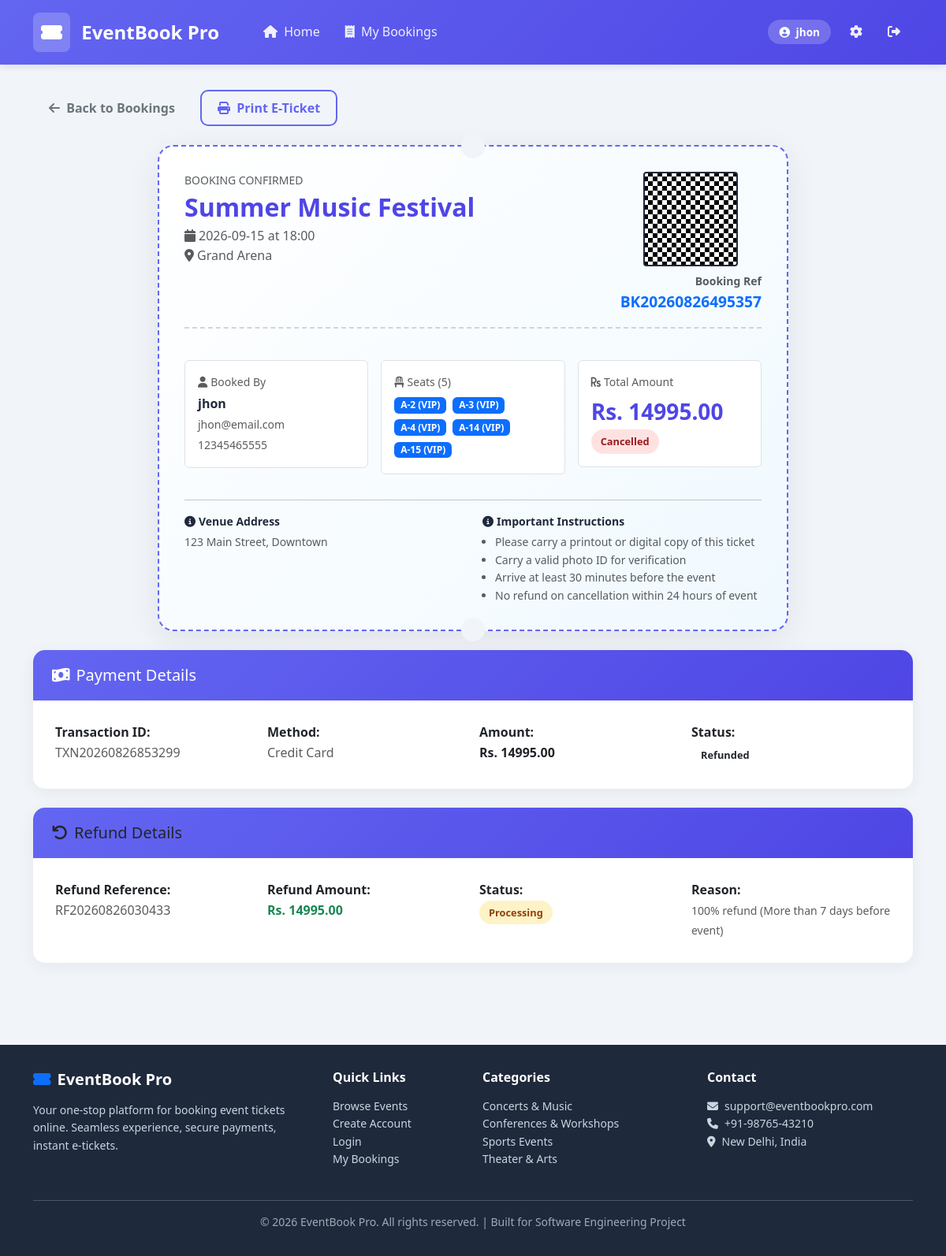
Page /booking/1 (signed in) on the committed database.
### tables this page shows
CREATE TABLE CUSTOMER (
    customer_id INTEGER PRIMARY KEY AUTOINCREMENT,
    full_name TEXT NOT NULL,
    email TEXT NOT NULL UNIQUE,
    phone TEXT,
    password_hash TEXT NOT NULL,
    address TEXT DEFAULT '',
    user_role TEXT NOT NULL DEFAULT 'Customer',
    created_at DATETIME DEFAULT CURRENT_TIMESTAMP,
    CONSTRAINT CHK_USER_ROLE CHECK (user_role IN ('Customer','Admin'))
);

CREATE TABLE EVENT (
    event_id INTEGER PRIMARY KEY AUTOINCREMENT,
    event_name TEXT NOT NULL,
    event_date DATE NOT NULL,
    event_time TIME NOT NULL,
    description TEXT DEFAULT '',
    category TEXT NOT NULL DEFAULT 'Other',
    event_status TEXT NOT NULL DEFAULT 'Draft',
    banner_image TEXT DEFAULT '',
    venue_id INTEGER NOT NULL,
    created_at DATETIME DEFAULT CURRENT_TIMESTAMP,
    CONSTRAINT CHK_EVENT_STATUS CHECK (event_status IN ('Draft','Published','Sold Out','Completed','Cancelled')),
    CONSTRAINT CHK_EVENT_CATEGORY CHECK (category IN ('Concert','Conference','Sports','Theater','Workshop','Other')),
    CONSTRAINT FK_EVENT_VENUE FOREIGN KEY (venue_id) REFERENCES VENUE(venue_id) ON DELETE RESTRICT ON UPDATE CASCADE
);

CREATE TABLE VENUE (
    venue_id INTEGER PRIMARY KEY AUTOINCREMENT,
    venue_name TEXT NOT NULL,
    address TEXT NOT NULL,
    total_capacity INTEGER NOT NULL CHECK (total_capacity > 0),
    amenities TEXT DEFAULT '',
    created_at DATETIME DEFAULT CURRENT_TIMESTAMP,
    CONSTRAINT CHK_VENUE_CAPACITY CHECK (total_capacity > 0)
);

CREATE TABLE BOOKING (
    booking_id INTEGER PRIMARY KEY AUTOINCREMENT,
    booking_ref TEXT NOT NULL UNIQUE,
    customer_id INTEGER NOT NULL,
    event_id INTEGER NOT NULL,
    total_seats INTEGER NOT NULL DEFAULT 0,
    total_amount REAL NOT NULL DEFAULT 0.0,
    booking_status TEXT NOT NULL DEFAULT 'Pending',
    booking_date DATETIME DEFAULT CURRENT_TIMESTAMP,
    temp_hold_expiry DATETIME,
    CONSTRAINT CHK_BOOKING_STATUS CHECK (booking_status IN ('Pending','Confirmed','Cancelled','Failed')),
    CONSTRAINT CHK_TOTAL_AMOUNT CHECK (total_amount >= 0),
    CONSTRAINT FK_BOOKING_CUSTOMER FOREIGN KEY (customer_id) REFERENCES CUSTOMER(customer_id) ON DELETE RESTRICT ON UPDATE CASCADE,
    CONSTRAINT FK_BOOKING_EVENT FOREIGN KEY (event_id) REFERENCES EVENT(event_id) ON DELETE RESTRICT ON UPDATE CASCADE
);

CREATE TABLE BOOKING_SEAT (
    booking_seat_id INTEGER PRIMARY KEY AUTOINCREMENT,
    booking_id INTEGER NOT NULL,
    seat_id INTEGER NOT NULL,
    ticket_type_id INTEGER NOT NULL,
    unit_price REAL NOT NULL DEFAULT 0.0,
    CONSTRAINT FK_BOOKINGSEAT_BOOKING FOREIGN KEY (booking_id) REFERENCES BOOKING(booking_id) ON DELETE CASCADE ON UPDATE CASCADE,
    CONSTRAINT FK_BOOKINGSEAT_SEAT FOREIGN KEY (seat_id) REFERENCES SEAT(seat_id) ON DELETE RESTRICT ON UPDATE CASCADE,
    CONSTRAINT FK_BOOKINGSEAT_TICKETTYPE FOREIGN KEY (ticket_type_id) REFERENCES TICKET_TYPE(ticket_type_id) ON DELETE RESTRICT ON UPDATE CASCADE
);

CREATE TABLE SEAT (
    seat_id INTEGER PRIMARY KEY AUTOINCREMENT,
    seat_row TEXT NOT NULL,
    seat_number TEXT NOT NULL,
    seat_class TEXT NOT NULL DEFAULT 'Standard',
    seat_status TEXT NOT NULL DEFAULT 'Available',
    event_id INTEGER NOT NULL,
    CONSTRAINT CHK_SEAT_STATUS CHECK (seat_status IN ('Available','Held','Booked','Blocked')),
    CONSTRAINT CHK_SEAT_CLASS CHECK (seat_class IN ('VIP','Premium','Standard','Economy')),
    CONSTRAINT UK_SEAT_EVENT_ROW_NUM UNIQUE (event_id, seat_row, seat_number),
    CONSTRAINT FK_SEAT_EVENT FOREIGN KEY (event_id) REFERENCES EVENT(event_id) ON DELETE CASCADE ON UPDATE CASCADE
);

CREATE TABLE PAYMENT (
    payment_id INTEGER PRIMARY KEY AUTOINCREMENT,
    transaction_id TEXT NOT NULL UNIQUE,
    booking_id INTEGER NOT NULL UNIQUE,
    payment_method TEXT NOT NULL,
    amount REAL NOT NULL DEFAULT 0.0,
    payment_status TEXT NOT NULL DEFAULT 'Pending',
    payment_date DATETIME DEFAULT CURRENT_TIMESTAMP,
    gateway_response TEXT DEFAULT '',
    CONSTRAINT CHK_PAYMENT_METHOD CHECK (payment_method IN ('Credit Card','Debit Card','UPI','Net Banking','Wallet')),
    CONSTRAINT CHK_PAYMENT_STATUS CHECK (payment_status IN ('Pending','Success','Failed','Refunded')),
    CONSTRAINT CHK_PAYMENT_AMOUNT CHECK (amount >= 0),
    CONSTRAINT FK_PAYMENT_BOOKING FOREIGN KEY (booking_id) REFERENCES BOOKING(booking_id) ON DELETE CASCADE ON UPDATE CASCADE
);

CREATE TABLE REFUND (
    refund_id INTEGER PRIMARY KEY AUTOINCREMENT,
    refund_ref TEXT NOT NULL UNIQUE,
    booking_id INTEGER NOT NULL UNIQUE,
    refund_amount REAL NOT NULL DEFAULT 0.0,
    refund_status TEXT NOT NULL DEFAULT 'Initiated',
    refund_reason TEXT DEFAULT '',
    requested_at DATETIME DEFAULT CURRENT_TIMESTAMP,
    processed_at DATETIME,
    CONSTRAINT CHK_REFUND_STATUS CHECK (refund_status IN ('Initiated','Processing','Completed','Failed','Rejected')),
    CONSTRAINT CHK_REFUND_AMOUNT CHECK (refund_amount >= 0),
    CONSTRAINT FK_REFUND_BOOKING FOREIGN KEY (booking_id) REFERENCES BOOKING(booking_id) ON DELETE CASCADE ON UPDATE CASCADE
);

### app.py (the view)
@app.route('/booking/<int:booking_id>')
@login_required
def booking_detail(booking_id):
    booking = query_db(
        'SELECT b.*, e.event_name, e.event_date, e.event_time, e.description, v.venue_name, v.address, c.full_name, c.email, c.phone '
        'FROM BOOKING b JOIN EVENT e ON b.event_id=e.event_id JOIN VENUE v ON e.venue_id=v.venue_id JOIN CUSTOMER c ON b.customer_id=c.customer_id '
        'WHERE b.booking_id=?', (booking_id,), one=True
    )
    if not booking: abort(404)
    if session.get('user_role') != 'Admin' and booking['customer_id'] != session['user_id']:
        abort(403)
    seats = query_db(
        'SELECT bs.*, s.seat_row, s.seat_number, s.seat_class, tt.type_name, tt.price '
        'FROM BOOKING_SEAT bs JOIN SEAT s ON bs.seat_id=s.seat_id JOIN TICKET_TYPE tt ON bs.ticket_type_id=tt.ticket_type_id '
        'WHERE bs.booking_id=?', (booking_id,)
    )
    payment = query_db('SELECT * FROM PAYMENT WHERE booking_id=?', (booking_id,), one=True)
    refund = query_db('SELECT * FROM REFUND WHERE booking_id=?', (booking_id,), one=True)
    refund_estimate = None
    if booking['booking_status'] == 'Confirmed' and not refund:
        ref_amt, ref_policy = calculate_refund(booking['event_date'], booking['total_amount'])
        refund_estimate = {'amount': ref_amt, 'policy': ref_policy}
    return render_template('booking_detail.html', booking=booking, seats=seats, payment=payment, refund=refund, refund_estimate=refund_estimate, user=current_user())

### templates/booking_detail.html (shortened to what this page needs)
{% extends 'base.html' %}
{% block content %}
<div class="mb-4 d-print-none">
    <a href="{{ url_for('my_bookings') }}" class="btn btn-outline-secondary">
        <i class="fas fa-arrow-left me-1"></i> Back to Bookings
    </a>
    <button class="btn btn-outline-primary ms-2" onclick="window.print()">
        <i class="fas fa-print me-1"></i> Print E-Ticket
    </button>
</div>
<div class="ticket-container mb-4">
    <div class="ticket-header d-flex justify-content-between align-items-start">
        <div>
            <div class="text-muted small mb-1">BOOKING CONFIRMED</div>
            <h2 class="mb-1 fw-bold" style="color: var(--primary-dark);">{{ booking.event_name }}</h2>
            <div class="text-muted"><i class="fas fa-calendar me-1"></i>{{ booking.event_date }} at {{ booking.event_time[:5] }}</div>
            <div class="text-muted"><i class="fas fa-map-marker-alt me-1"></i>{{ booking.venue_name }}</div>
        </div>
        <div class="text-end">
            <div class="ticket-qr mx-auto mb-2"></div>
            <div class="small text-muted fw-bold">Booking Ref</div>
            <div class="fw-bold text-primary" style="font-size:1.2rem;">{{ booking.booking_ref }}</div>
        </div>
    </div>
    <div class="row g-3 py-3">
        <div class="col-md-4">
            <div class="bg-white rounded p-3 border">
                <small class="text-muted d-block mb-1"><i class="fas fa-user me-1"></i>Booked By</small>
                <strong>{{ booking.full_name }}</strong><br>
                <small class="text-muted">{{ booking.email }}</small><br>
                <small class="text-muted">{{ booking.phone }}</small>
            </div>
        </div>
        <div class="col-md-4">
            <div class="bg-white rounded p-3 border">
                <small class="text-muted d-block mb-1"><i class="fas fa-chair me-1"></i>Seats ({{ booking.total_seats }})</small>
                {% for s in seats %}
                <span class="badge bg-primary me-1 mb-1">{{ s.seat_row }}-{{ s.seat_number }} ({{ s.seat_class }})</span>
                {% endfor %}
            </div>
        </div>
        <div class="col-md-4">
            <div class="bg-white rounded p-3 border">
                <small class="text-muted d-block mb-1"><i class="fas fa-rupee-sign me-1"></i>Total Amount</small>
                <div class="fs-3 fw-bold" style="color: var(--primary-dark);">Rs. {{ '%.2f'|format(booking.total_amount) }}</div>
                <span class="status-badge status-{{ booking.booking_status }}">{{ booking.booking_status }}</span>
            </div>
        </div>
    </div>
    <hr class="my-3">
    <div class="row small">
        <div class="col-md-6">
            <div class="fw-bold mb-1"><i class="fas fa-info-circle me-1"></i>Venue Address</div>
            <div class="text-muted">{{ booking.address }}</div>
        </div>
        <div class="col-md-6">
            <div class="fw-bold mb-1"><i class="fas fa-info-circle me-1"></i>Important Instructions</div>
            <ul class="mb-0 text-muted ps-3">
                <li>Please carry a printout or digital copy of this ticket</li>
                <li>Carry a valid photo ID for verification</li>
                <li>Arrive at least 30 minutes before the event</li>
                <li>No refund on cancellation within 24 hours of event</li>
            </ul>
        </div>
    </div>
</div>
{% if payment %}
<div class="card mb-4 no-print">
    <div class="card-header">
        <h5 class="mb-0"><i class="fas fa-money-bill-wave me-2"></i>Payment Details</h5>
    </div>
    <div class="card-body">
        <div class="row g-3">
            <div class="col-md-3"><strong>Transaction ID:</strong><br><span class="text-muted">{{ payment.transaction_id }}</span></div>
            <div class="col-md-3"><strong>Method:</strong><br><span class="text-muted">{{ payment.payment_method }}</span></div>
            <div class="col-md-3"><strong>Amount:</strong><br><span class="fw-bold">Rs. {{ '%.2f'|format(payment.amount) }}</span></div>
            <div class="col-md-3"><strong>Status:</strong><br><span class="status-badge status-{{ payment.payment_status }}">{{ payment.payment_status }}</span></div>
        </div>
    </div>
</div>
{% endif %}
{% if refund %}
<div class="card mb-4 border-warning no-print">
    <div class="card-header bg-warning text-dark">
        <h5 class="mb-0"><i class="fas fa-undo me-2"></i>Refund Details</h5>
    </div>
    <div class="card-body">
        <div class="row g-3">
            <div class="col-md-3"><strong>Refund Reference:</strong><br><span class="text-muted">{{ refund.refund_ref }}</span></div>
            <div class="col-md-3"><strong>Refund Amount:</strong><br><span class="fw-bold text-success">Rs. {{ '%.2f'|format(refund.refund_amount) }}</span></div>
            <div class="col-md-3"><strong>Status:</strong><br><span class="status-badge status-{{ refund.refund_status }}">{{ refund.refund_status }}</span></div>
            <div class="col-md-3"><strong>Reason:</strong><br><small class="text-muted">{{ refund.refund_reason }}</small></div>
        </div>
    </div>
</div>
{% endif %}
{% endblock %}

### templates/base.html (shortened to what this page needs)
<!DOCTYPE html>
<html lang="en">
<head>
    <link href="https://cdn.jsdelivr.net/npm/bootstrap@5.3.0/dist/css/bootstrap.min.css" rel="stylesheet">
    <link href="https://cdnjs.cloudflare.com/ajax/libs/font-awesome/6.4.0/css/all.min.css" rel="stylesheet">
    <link rel="stylesheet" href="{{ url_for('static', filename='css/style.css') }}">
</head>
<body>
    <nav class="navbar navbar-expand-lg">
        <div class="container">
            <a class="navbar-brand" href="{{ url_for('home') }}">
                <span class="logo-icon"><i class="fas fa-ticket-alt"></i></span>
                EventBook Pro
            </a>
            <div class="collapse navbar-collapse" id="navbarNav">
                <ul class="navbar-nav me-auto ms-lg-4">
                    <li class="nav-item">
                        <a class="nav-link {{ 'active' if request.endpoint == 'home' }}" href="{{ url_for('home') }}">
                            <i class="fas fa-home me-1"></i> Home
                        </a>
                    </li>
                    {% if user and user['user_role'] == 'Customer' %}
                    <li class="nav-item">
                        <a class="nav-link {{ 'active' if request.endpoint == 'my_bookings' }}" href="{{ url_for('my_bookings') }}">
                            <i class="fas fa-receipt me-1"></i> My Bookings
                        </a>
                    </li>
                    {% endif %}
                </ul>
                <ul class="navbar-nav align-items-center">
                    {% if user %}
                        <li class="nav-item">
                            <span class="user-badge">
                                <i class="fas fa-user-circle me-1"></i>
                                {{ user['full_name'][:15] }}{% if user['full_name']|length > 15 %}...{% endif %}
                            </span>
                        </li>
                        <li class="nav-item">
                            <a class="nav-link" href="{{ url_for('profile') }}">
                                <i class="fas fa-cog"></i>
                            </a>
                        </li>
                        <li class="nav-item">
                            <a class="nav-link" href="{{ url_for('logout') }}" title="Logout">
                                <i class="fas fa-sign-out-alt"></i>
                            </a>
                        </li>
                    {% endif %}
                </ul>
            </div>
        </div>
    </nav>
    <main>
        <div class="container">
            {% block content %}{% endblock %}
        </div>
    </main>
    <footer>
        <div class="container">
            <div class="row g-4">
                <div class="col-md-4">
                    <h5 class="footer-title"><i class="fas fa-ticket-alt text-primary me-2"></i>EventBook Pro</h5>
                    <p class="small">Your one-stop platform for booking event tickets online. Seamless experience, secure payments, instant e-tickets.</p>
                </div>
                <div class="col-md-2">
                    <h6 class="footer-title">Quick Links</h6>
                    <ul class="list-unstyled small">
                        <li><a href="{{ url_for('home') }}">Browse Events</a></li>
                        <li><a href="{{ url_for('register') }}">Create Account</a></li>
                        <li><a href="{{ url_for('login') }}">Login</a></li>
                        <li><a href="{{ url_for('my_bookings') }}">My Bookings</a></li>
                    </ul>
                </div>
                <div class="col-md-3">
                    <h6 class="footer-title">Categories</h6>
                    <ul class="list-unstyled small">
                        <li>Concerts & Music</li>
                        <li>Conferences & Workshops</li>
                        <li>Sports Events</li>
                        <li>Theater & Arts</li>
                    </ul>
                </div>
                <div class="col-md-3">
                    <h6 class="footer-title">Contact</h6>
                    <ul class="list-unstyled small">
                        <li><i class="fas fa-envelope me-2"></i>support@eventbookpro.com</li>
                        <li><i class="fas fa-phone me-2"></i>+91-98765-43210</li>
                        <li><i class="fas fa-map-marker-alt me-2"></i>New Delhi, India</li>
                    </ul>
                </div>
            </div>
            <hr class="mt-4 mb-3 opacity-25">
            <div class="text-center small opacity-75">
                <p>&copy; 2026 EventBook Pro. All rights reserved. | Built for Software Engineering Project</p>
            </div>
        </div>
    </footer>
</body>
</html>

### rows in the picture
CUSTOMER: full_name "jhon", email "jhon@email.com", phone "12345465555"
EVENT: event_name "Summer Music Festival", event_date "2026-09-15", event_time "18:00"
VENUE: venue_name "Grand Arena", address "123 Main Street, Downtown"
BOOKING: booking_ref "BK20260826495357", total_seats "5", total_amount "14995.00", booking_status "Cancelled"
BOOKING_SEAT: seat_row "A", seat_number "2", seat_class "VIP"
BOOKING_SEAT: seat_row "A", seat_number "3", seat_class "VIP"
BOOKING_SEAT: seat_row "A", seat_number "4", seat_class "VIP"
BOOKING_SEAT: seat_row "A", seat_number "14", seat_class "VIP"
BOOKING_SEAT: seat_row "A", seat_number "15", seat_class "VIP"
PAYMENT: transaction_id "TXN20260826853299", payment_method "Credit Card", amount "14995.00", payment_status "Refunded"
REFUND: refund_ref "RF20260826030433", refund_amount "14995.00", refund_status "Processing", refund_reason "100% refund (More than 7 days before event)"
